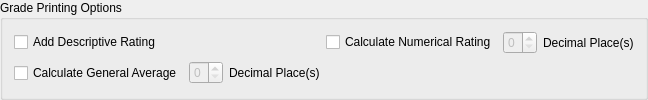
                 <widget class="QGroupBox" name="groupBox">
                  <property name="title">
                   <string>Grade Printing Options</string>
                  </property>
                  <layout class="QGridLayout" name="gridLayout_7">
                   <item row="1" column="0">
                    <layout class="QGridLayout" name="gridLayout_6">
                     <item row="0" column="0">
                      <widget class="QCheckBox" name="checkBox_calcDescRat">
                       <property name="text">
                        <string>Add Descriptive Rating</string>
                       </property>
                      </widget>
                     </item>
                     <item row="0" column="1">
                      <layout class="QHBoxLayout" name="horizontalLayout_7">
                       <item>
                        <widget class="QCheckBox" name="checkBox_CalcNumRat">
                         <property name="text">
                          <string>Calculate Numerical Rating</string>
                         </property>
                        </widget>
                       </item>
                       <item>
                        <widget class="QSpinBox" name="spinBox_NRAveDecLimit">
                         <property name="enabled">
                          <bool>false</bool>
                         </property>
                         <property name="maximum">
                          <number>3</number>
                         </property>
                        </widget>
                       </item>
                       <item>
                        <widget class="QLabel" name="label_decp2">
                         <property name="text">
                          <string>Decimal Place(s)</string>
                         </property>
                        </widget>
                       </item>
                      </layout>
                     </item>
                     <item row="1" column="0">
                      <layout class="QHBoxLayout" name="horizontalLayout_5">
                       <item>
                        <widget class="QCheckBox" name="checkBox_calcGenAve">
                         <property name="text">
                          <string>Calculate General Average</string>
                         </property>
                        </widget>
                       </item>
                       <item>
                        <widget class="QSpinBox" name="spinBox_genAveDecLimit">
                         <property name="enabled">
                          <bool>false</bool>
                         </property>
                         <property name="maximum">
                          <number>4</number>
                         </property>
                        </widget>
                       </item>
                       <item>
                        <widget class="QLabel" name="label_decp1">
                         <property name="text">
                          <string>Decimal Place(s)</string>
                         </property>
                        </widget>
                       </item>
                      </layout>
                     </item>
                    </layout>
                   </item>
                  </layout>
                 </widget>
